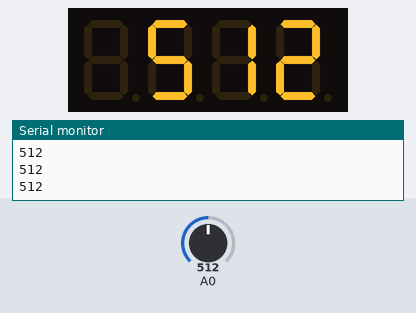
A sketch run on a simulated Arduino Uno, built with avr-gcc and run on an emulated ATmega328P. Shown: 4-digit seven-segment display, the last lines printed to the serial monitor. Wiring (inferred from the names in the program): 4-digit 7-segment display, segments lit when LOW: segments pin 6, pin 7, pin 8, pin 9, pin 10, pin 11, pin 12, pin 13; digit selects pin 2, pin 3, pin 4, pin 5. The inputs (shaded band) are chosen by the test bench; at power-on: A0 = 512. The segment pins are drawn as the display they are named for.

Above: at 1.2 s.
1.3 s: A0 set to 716
At 1.7 s:
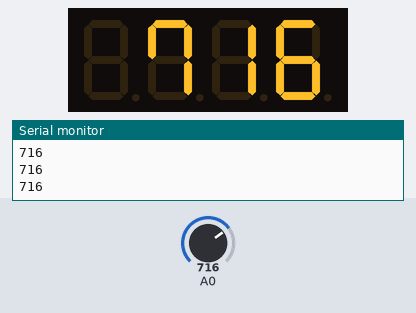
2.9 s: A0 set to 900
At 3.5 s:
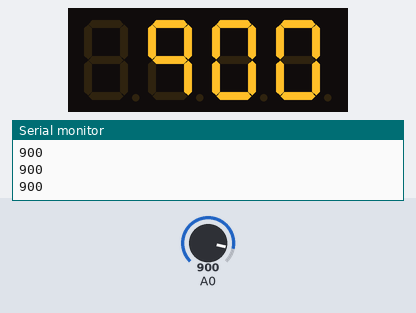
4.4 s: A0 set to 1009
At 5.8 s:
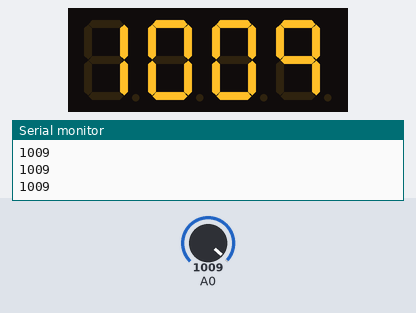
Timing chart, 0 to 7.4 s (numbered marks = the images above; inputs shaded):
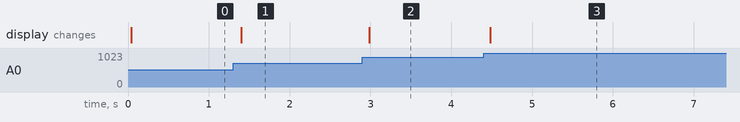

The sketch:

4Digit_7Segment_T.ino
```cpp
// number patterns for 0 to 9
byte patterns[] = {0xFC, 0x60, 0xDA, 0xF2, 0x66, 0xB6, 0xBE, 0xE4, 0xFE, 0xE6};
//byte patterns[] = {0x03, 0x9F, 0x25, 0x0D, 0x99, 0x49, 0x41, 0x1F, 0x01, 0x09};

// number of digits
int digit_seletct_pin[] = {2, 3, 4, 5};
int segment_pin[] = {6, 7, 8, 9, 10, 11, 12, 13};
//int segment_pin[] = {13, 12, 11, 10, 9, 8, 7, 6};
unsigned long time_previous, time_current;
int minutes = 0, seconds = 0;

void setup() {
  for (int i = 0 ; i < 4; i++) {
    pinMode(digit_seletct_pin[i], OUTPUT);
  }

  for (int i = 0 ; i < 8; i++) {
    pinMode(segment_pin[i], OUTPUT);
  }
  time_previous = millis();
  Serial.begin(9600);
}

void loop() {
//  time_current = millis();
//  if (time_current - time_previous >= 1000) {
//    time_previous = time_current;
//    seconds++;
//    if (seconds == 60) {
//      seconds = 0;
//      minutes++;
//    }
//    if (minutes == 60 ) minutes = 0;
//
//  }
//  show_4_digit(minutes * 100 + seconds);
//  Serial.println(minutes * 100 + seconds);

    int reading = analogRead(A0);
    show_4_digit(reading);
    Serial.println(reading);

}

// Display Number on Each digit
void show_digit(int pos, int number) {
  for (int i = 0 ; i < 4 ; i++) {
    if (i + 1 == pos) {
      digitalWrite(digit_seletct_pin[i], HIGH);
      //      Serial.print("1");
    } else {
      digitalWrite(digit_seletct_pin[i], LOW);
      //      Serial.print("0");
    }
  }
  //  Serial.println("");

  for (int i = 0 ; i < 8 ; i++) {
    boolean on_off = bitRead(patterns[number], 7 - i);
    digitalWrite(segment_pin[i], !on_off);
    //    Serial.print(!on_off);
  }
  //  Serial.println("");
}

// Display 4Digits number
void show_4_digit(int number4) {
  int number = number4;
  number = number % 10000; //Limits 4digits
  int thousands = number / 1000;
  number = number % 1000;
  int hundreds = number / 100;
  number = number % 100;
  int tens = number / 10;
  int ones = number % 10;
  if (number4 > 999) show_digit(1, thousands);
  delay(5);
  if (number4 > 99) show_digit(2, hundreds);
  delay(5);
  if (number4 > 9) show_digit(3, tens);
  delay(5);
  show_digit(4, ones);
  delay(5);

}
```

Measured:
- after the input at 1.3 s, the display: changes after 0.10 s (image 1)
- after the input at 2.9 s, the display: changes after 0.08 s (image 2)
- after the input at 4.4 s, the display: changes after 0.08 s (image 3)
